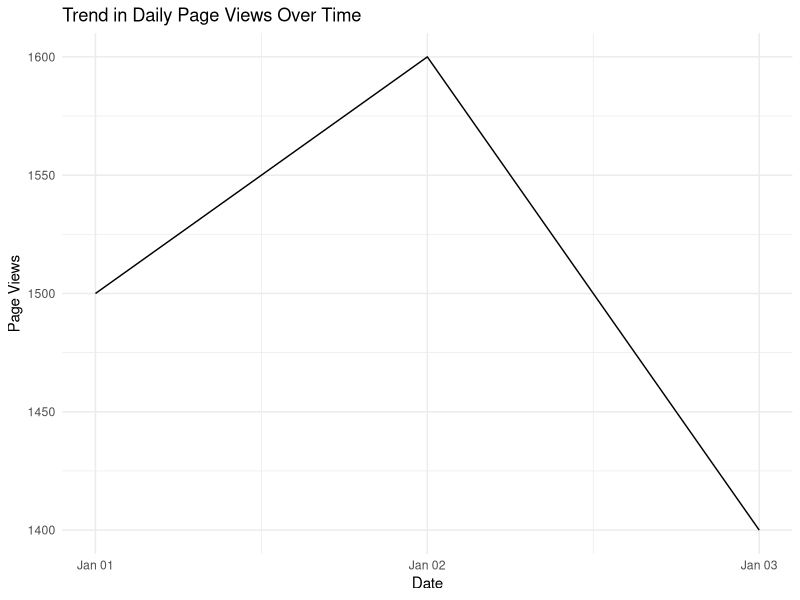
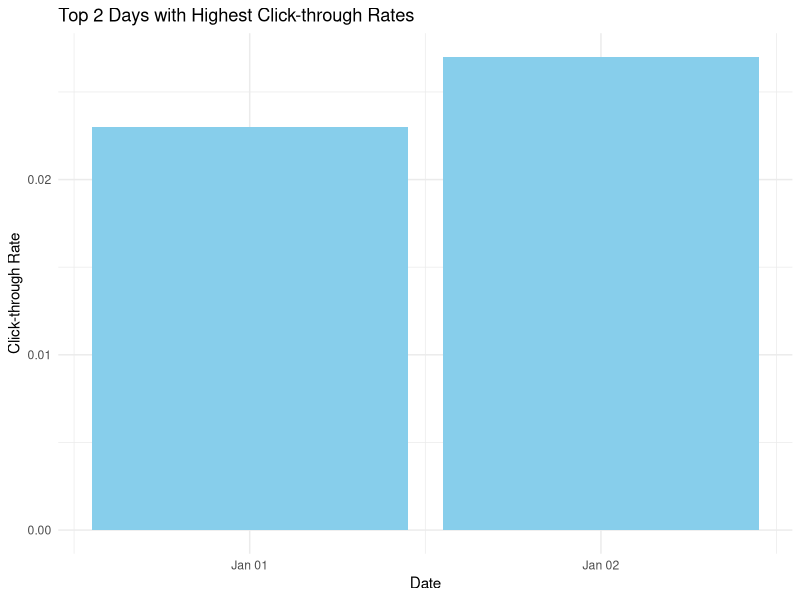

These charts were generated, in order, by the following R code:
# Load required libraries
library(ggplot2)
library(dplyr)
library(knitr)

# Website traffic data
traffic_data <- data.frame(
  Date = as.Date(c("2023-01-01", "2023-01-02", "2023-01-03")),
  Page_Views = c(1500, 1600, 1400),
  Click_Through_Rate = c(2.3, 2.7, 2.0)
)

# Convert Click-through Rate to numeric
traffic_data$Click_Through_Rate <- as.numeric(sub("%", "", traffic_data$Click_Through_Rate))/100

# a. Line chart for daily page views over time
line_chart <- ggplot(traffic_data, aes(x = Date, y = Page_Views)) +
  geom_line() +
  labs(title = "Trend in Daily Page Views Over Time", x = "Date", y = "Page Views") +
  theme_minimal()

# b. Bar chart for the top N days with the highest click-through rates
top_days <- 2  # Specify the number of top days to display
bar_chart <- traffic_data %>%
  arrange(desc(Click_Through_Rate)) %>%
  head(top_days) %>%
  ggplot(aes(x = Date, y = Click_Through_Rate)) +
  geom_bar(stat = "identity", fill = "skyblue") +
  labs(title = paste("Top", top_days, "Days with Highest Click-through Rates"), x = "Date", y = "Click-through Rate") +
  theme_minimal()

# c. Table for website traffic data
traffic_table <- kable(traffic_data, col.names = c("Date", "Page Views", "Click-through Rate"), caption = "Website Traffic Data")

# Display charts and table
print(line_chart)
print(bar_chart)
print(traffic_table)
